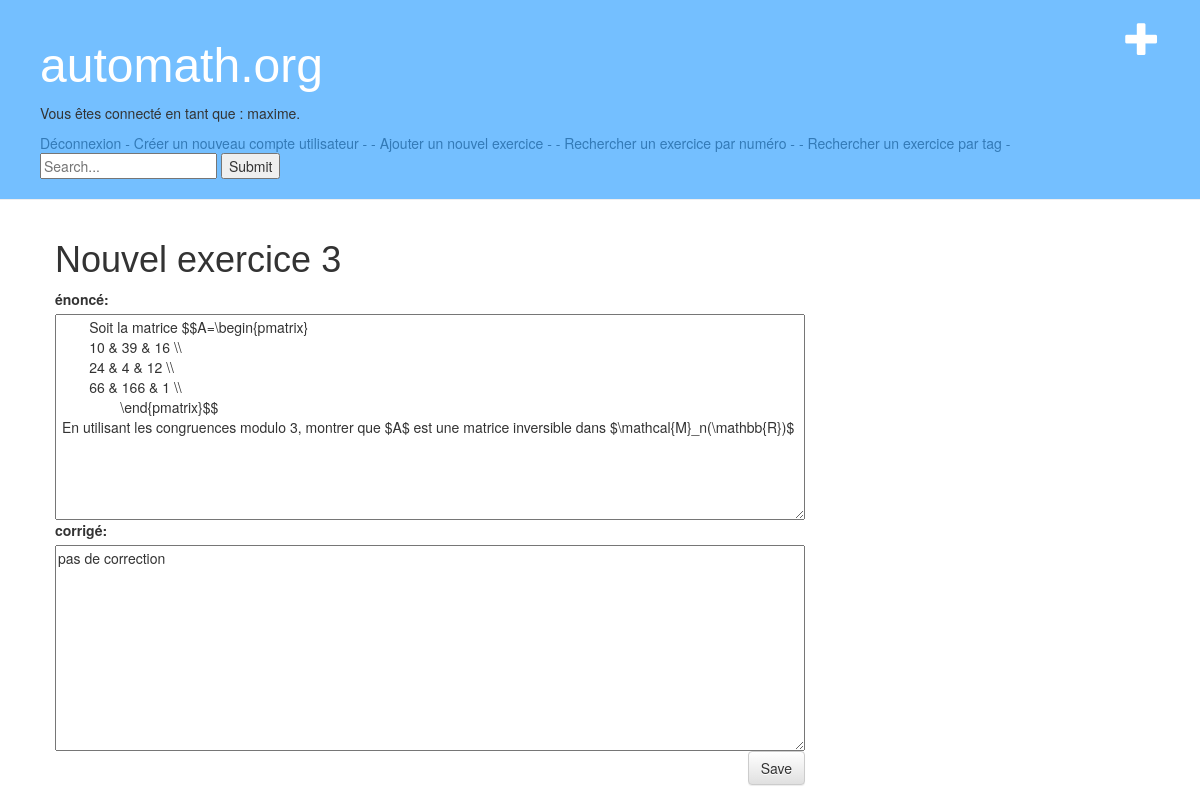
/exobase/post/3/edit/ (signed in), run on the app's committed database.
### exobase/models.py (models this page shows, shortened)
class Exercice(models.Model):
    enonce_text = models.TextField()
    corrige_text = models.TextField(default="pas de correction")
    pub_date = models.DateTimeField('date published')
    tags = TaggableManager()
    author = models.ForeignKey(User)

### exobase/views.py (the view)
# urls.py: url(r'^post/(?P<pk>[0-9]+)/edit/$', views.ex_edit, name='post_edit'),
@login_required(redirect_field_name='exobase/login/')
def ex_edit(request, pk):
    exercice = get_object_or_404(Exercice, pk=pk)
    if request.method == "POST":
        form = ExoForm(request.POST, instance=exercice)
        if form.is_valid():
            exercice = form.save(commit=False)
            exercice.pub_date = timezone.now()
            exercice.save()
            form.save_m2m()
            return redirect('detail', exercice_id=exercice.pk)
    else:
        form = ExoForm(instance=exercice)
    return render(request, 'exobase/exercice_edit.html', {'form': form, 'exercice': exercice})

### exobase/forms.py
class ExoForm(forms.ModelForm):
    class Meta:
        model = Exercice
        fields = ['enonce_text','corrige_text','tags']
        labels = {
                  'enonce_text': 'énoncé',
                  'corrige_text': 'corrigé',
                  'tags': 'tags',
        }

### exobase/templates/exobase/exercice_edit.html
{% extends 'exobase/base.html' %}
{% block content %}
    <h1>Nouvel exercice {{ exercice.id }}</h1>
    <form method="POST" class="post-form">{% csrf_token %}
        {{ form }}
        <button type="submit" class="save btn btn-default">Save</button>
    </form>
{% endblock %}

### exobase/templates/exobase/base.html (shortened to what this page needs)
{% load staticfiles %}
<html>
    <head>
        <link rel="stylesheet" href="//maxcdn.bootstrapcdn.com/bootstrap/3.2.0/css/bootstrap.min.css">
        <link rel="stylesheet" href="//maxcdn.bootstrapcdn.com/bootstrap/3.2.0/css/bootstrap-theme.min.css">
        <link rel="stylesheet" href="{% static 'exobase/style.css' %}">
    </head>
     <body>
    <div class="page-header">
    <a href="{% url 'post_new' %}" class="top-menu"><span class="glyphicon glyphicon-plus"></span></a>
        <h1><a href="/exobase/">automath.org</a></h1>
{% if user.is_authenticated %}
<p> Vous êtes connecté en tant que : {{ user.username }}. </p> <a href="/exobase/logout/">Déconnexion</a>
{% else %}
<a href="/exobase/login/"> - Connexion - </a>
{% endif %}
<a href="/exobase/register/"> - Créer un nouveau compte utilisateur - </a>
<a href="/exobase/new/">- Ajouter un nouvel exercice -</a>
<a href="/exobase/search/">- Rechercher un exercice par numéro -</a>
<a href="/exobase/search2/">- Rechercher un exercice par tag -</a>
<form type="get" action='/exobase/list/' style="margin: 0">
    <input  id="search_box" type="text" name="search_box"  placeholder="Search..." >
    <button id="search_submit" type="submit" >Submit</button>
</form>
    </div>
    <div class="content container">
        <div class="row">
            <div  class="col-md-8">
            {% block content %}
            {% endblock %}
            </div>
        </div>
    </div>
</body>
</html>

### exobase/static/exobase/style.css (style rules this page uses)
.page-header { background-color: #74bfff; margin-top: 0; padding: 20px 20px 20px 40px; }
.page-header h1, .page-header h1 a, .page-header h1 a:visited, .page-header h1 a:active { color: #ffffff; font-size: 36pt; text-decoration: none; }
.content { margin-left: 40px; }
h1, h2, h3, h4 { font-family: "Century Gothic", CenturyGothic, AppleGothic, sans-serif; }
.save { float: right; }
.post-form textarea, .post-form input { width: 100%; }
.top-menu, .top-menu:hover, .top-menu:visited { color: #ffffff; float: right; font-size: 26pt; margin-right: 20px; }

### data on the page
Exercice: id "3", enonce_text "Soit la matrice $$A=\\begin{pmatrix} 10 & 39 & 16 \\\\ 24 & 4 & 12 \\\\ 66 & 166 & 1 \\\\ \\end{pmatrix}$$ En utilisant les congruences modulo 3, montrer que $A$ est une matrice inversible dans $\\mathcal{M}_n(\\mathbb{R})$", corrige_text "pas de correction"

### other printed values
{{ user.username }} "maxime"
